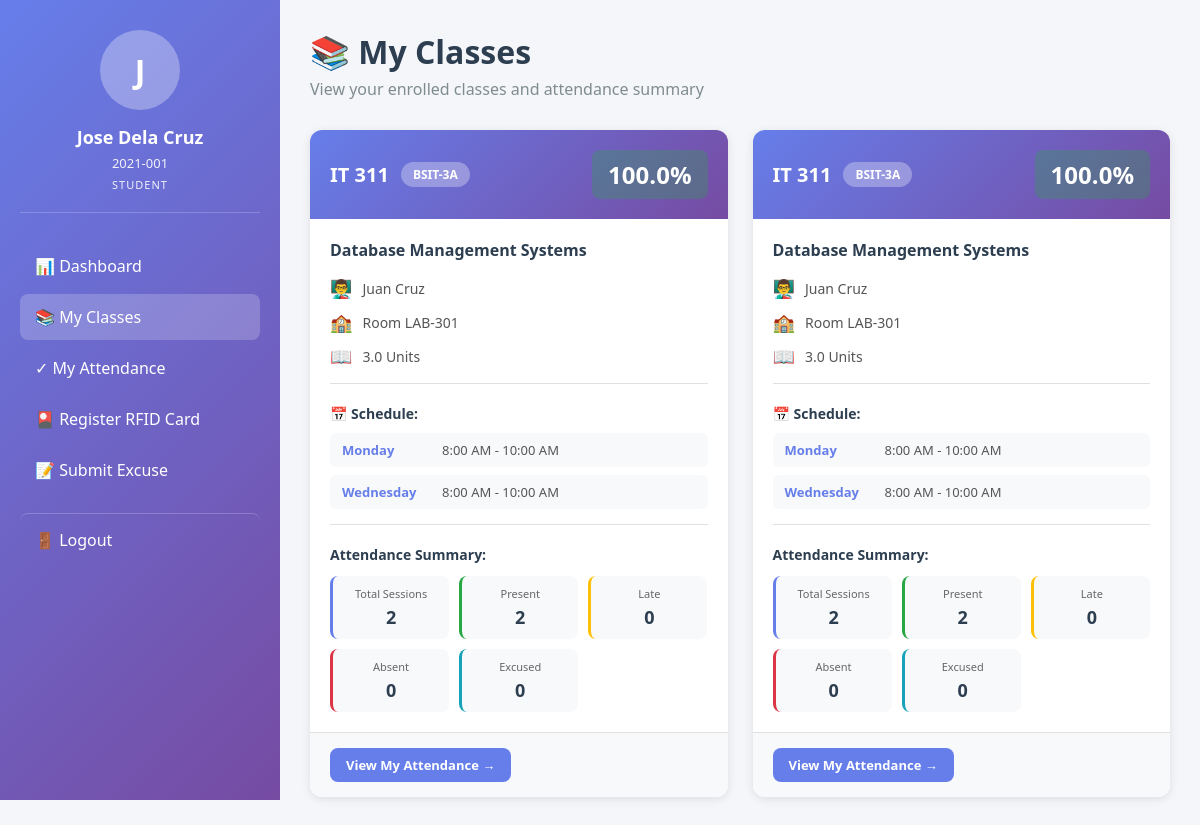
Page /student_classes.php (signed in) on the committed database.
### tables this page shows
CREATE TABLE class_enrollments (
    enrollment_id INT AUTO_INCREMENT PRIMARY KEY,
    class_id INT NOT NULL,
    student_id INT NOT NULL,
    enrollment_date DATE DEFAULT (CURRENT_DATE),
    status ENUM('enrolled', 'dropped') DEFAULT 'enrolled',
    dropped_date DATE NULL,
    FOREIGN KEY (class_id) REFERENCES classes(class_id) ON DELETE CASCADE,
    FOREIGN KEY (student_id) REFERENCES students(student_id) ON DELETE CASCADE,
    UNIQUE KEY unique_enrollment (class_id, student_id),
    INDEX idx_status (status)
);

CREATE TABLE courses (
    course_id INT AUTO_INCREMENT PRIMARY KEY,
    course_code VARCHAR(20) UNIQUE NOT NULL,
    course_name VARCHAR(100) NOT NULL,
    course_description TEXT,
    units DECIMAL(2,1) NOT NULL,
    INDEX idx_course_code (course_code)
);

CREATE TABLE classes (
    class_id INT AUTO_INCREMENT PRIMARY KEY,
    course_id INT NOT NULL,
    professor_id INT NOT NULL,
    section VARCHAR(20) NOT NULL,
    school_year VARCHAR(9) NOT NULL,
    semester ENUM('1', '2', 'Summer') NOT NULL,
    room VARCHAR(20),
    status ENUM('active', 'inactive') DEFAULT 'active',
    created_at TIMESTAMP DEFAULT CURRENT_TIMESTAMP,
    FOREIGN KEY (course_id) REFERENCES courses(course_id) ON DELETE CASCADE,
    FOREIGN KEY (professor_id) REFERENCES professors(professor_id) ON DELETE CASCADE,
    INDEX idx_school_year_semester (school_year, semester),
    INDEX idx_status (status)
);

CREATE TABLE class_schedules (
    schedule_id INT AUTO_INCREMENT PRIMARY KEY,
    class_id INT NOT NULL,
    day_of_week ENUM('Monday', 'Tuesday', 'Wednesday', 'Thursday', 'Friday', 'Saturday', 'Sunday') NOT NULL,
    start_time TIME NOT NULL,
    end_time TIME NOT NULL,
    FOREIGN KEY (class_id) REFERENCES classes(class_id) ON DELETE CASCADE,
    UNIQUE KEY unique_schedule (class_id, day_of_week, start_time),
    INDEX idx_day_time (day_of_week, start_time)
);

### Database.php (called while the page is built, shortened)
<?php
class Database {
    private $host = '127.0.0.1';
    private $db   = 'citcs_attendance';
    private $user = 'root';
    private $pass = '';
    private $charset = 'utf8mb4';
    private $pdo;
    public function __construct() {
        $dsn = "mysql:host={$this->host};dbname={$this->db};charset={$this->charset}";
        $options = [
            PDO::ATTR_ERRMODE            => PDO::ERRMODE_EXCEPTION,
            PDO::ATTR_DEFAULT_FETCH_MODE => PDO::FETCH_ASSOC,
            PDO::ATTR_EMULATE_PREPARES   => false,
        ];
        $this->pdo = new PDO($dsn, $this->user, $this->pass, $options);
    }
    public function query($sql, $params = []) {
        $stmt = $this->pdo->prepare($sql);
        $stmt->execute($params);
        return $stmt;
    }
    public function all($sql, $params = []) {
        return $this->query($sql, $params)->fetchAll();
    }
    public function single($sql, $params = []) {
        return $this->query($sql, $params)->fetch();
    }
}
?>

### Auth.php (called while the page is built, shortened)
<?php
require_once 'Database.php';
class Auth {
    public function getRoleId() {
        return $_SESSION['role_id'] ?? null;
    }
}
?>

### ClassManager.php (called while the page is built, shortened)
<?php
require_once 'Database.php';
class ClassManager {
    private $db;
    public function __construct() {
        $this->db = new Database();
    }
    public function getClassSchedules($classId) {
        $sql = "SELECT * FROM class_schedules WHERE class_id = ? ORDER BY
                FIELD(day_of_week, 'Monday', 'Tuesday', 'Wednesday', 'Thursday', 'Friday', 'Saturday', 'Sunday'),
                start_time";
        return $this->db->all($sql, [$classId]);
    }
    public function getStudentClasses($studentId) {
        $sql = "SELECT c.class_id, c.section, c.school_year, c.semester, c.room,
                co.course_code, co.course_name, co.units,
                CONCAT(u.first_name, ' ', u.last_name) as professor_name,
                ce.enrollment_date
                FROM class_enrollments ce
                JOIN classes c ON ce.class_id = c.class_id
                JOIN courses co ON c.course_id = co.course_id
                JOIN professors p ON c.professor_id = p.professor_id
                JOIN users u ON p.user_id = u.user_id
                WHERE ce.student_id = ? AND ce.status = 'enrolled' AND c.status = 'active'
                ORDER BY co.course_code";
        return $this->db->all($sql, [$studentId]);
    }
}
?>

### Attendance.php (called while the page is built, shortened)
<?php
require_once 'Database.php';
class Attendance {
    private $db;
    public function __construct() {
        $this->db = new Database();
    }
    public function getStudentClassSummary($studentId, $classId) {
        $sql = "SELECT
                COUNT(*) as total_sessions,
                SUM(CASE WHEN ar.status = 'present' THEN 1 ELSE 0 END) as present_count,
                SUM(CASE WHEN ar.status = 'late' THEN 1 ELSE 0 END) as late_count,
                SUM(CASE WHEN ar.status = 'absent' THEN 1 ELSE 0 END) as absent_count,
                SUM(CASE WHEN ar.status = 'excused' THEN 1 ELSE 0 END) as excused_count,
                ROUND((SUM(CASE WHEN ar.status IN ('present', 'late') THEN 1 ELSE 0 END) / COUNT(*)) * 100, 2) as attendance_percentage
                FROM attendance_records ar
                JOIN attendance_sessions asess ON ar.session_id = asess.session_id
                WHERE ar.student_id = ? AND asess.class_id = ? AND asess.status = 'closed'";
        return $this->db->single($sql, [$studentId, $classId]);
    }
}
?>

### student_classes.php (the view, shortened to what this page needs)
<?php
require_once 'Auth.php';
require_once 'ClassManager.php';
require_once 'Attendance.php';
$auth = new Auth();
$auth->requireRole(['student']);
$classManager = new ClassManager();
$attendance = new Attendance();
$studentId = $auth->getRoleId();
$classes = $classManager->getStudentClasses($studentId);
foreach ($classes as &$class) {
    $summary = $attendance->getStudentClassSummary($studentId, $class['class_id']);
    $class['attendance_summary'] = $summary;
    $class['schedules'] = $classManager->getClassSchedules($class['class_id']);
}
?>
<!DOCTYPE html>
<html lang="en">
<head>
</head>
<body>
    <?php include 'includes/student_sidebar.php'; ?>
    <div class="dashboard-container">
        <main class="main-content">
            <div class="page-header">
                <h1>📚 My Classes</h1>
                <p>View your enrolled classes and attendance summary</p>
            </div>
            <?php if (empty($classes)): ?>
                <div class="empty-state">
                    <div class="empty-icon">📚</div>
                    <h3>No Classes Enrolled</h3>
                    <p>You are not currently enrolled in any classes.</p>
                    <p>Please contact the secretary if you think this is an error.</p>
                </div>
            <?php else: ?>
                <div class="classes-grid">
                    <?php foreach ($classes as $class): ?>
                        <?php
                        $summary = $class['attendance_summary'] ?? null;
                        $percentage = $summary ? $summary['attendance_percentage'] : 0;
                        $percentageClass = $percentage >= 75 ? 'good' : ($percentage >= 60 ? 'warning' : 'danger');
                        ?>
                        <div class="class-card">
                            <div class="class-header">
                                <div class="class-title">
                                    <h3><?php echo htmlspecialchars($class['course_code']); ?></h3>
                                    <span class="class-section"><?php echo htmlspecialchars($class['section']); ?></span>
                                </div>
                                <div class="attendance-badge attendance-<?php echo $percentageClass; ?>">
                                    <?php echo number_format($percentage, 1); ?>%
                                </div>
                            </div>
                            <div class="class-body">
                                <h4 class="course-name"><?php echo htmlspecialchars($class['course_name']); ?></h4>
                                <div class="class-info">
                                    <div class="info-item">
                                        <span class="info-icon">👨‍🏫</span>
                                        <span><?php echo htmlspecialchars($class['professor_name']); ?></span>
                                    </div>
                                    <div class="info-item">
                                        <span class="info-icon">🏫</span>
                                        <span>Room <?php echo htmlspecialchars($class['room']); ?></span>
                                    </div>
                                    <div class="info-item">
                                        <span class="info-icon">📖</span>
                                        <span><?php echo htmlspecialchars($class['units']); ?> Units</span>
                                    </div>
                                </div>
                                <div class="schedule-section">
                                    <h5>📅 Schedule:</h5>
                                    <div class="schedule-list">
                                        <?php foreach ($class['schedules'] as $schedule): ?>
                                            <div class="schedule-item">
                                                <span class="schedule-day"><?php echo htmlspecialchars($schedule['day_of_week']); ?></span>
                                                <span class="schedule-time">
                                                    <?php echo date('g:i A', strtotime($schedule['start_time'])); ?> -
                                                    <?php echo date('g:i A', strtotime($schedule['end_time'])); ?>
                                                </span>
                                            </div>
                                        <?php endforeach; ?>
                                    </div>
                                </div>
                                <?php if ($summary): ?>
                                    <div class="attendance-summary">
                                        <h5>Attendance Summary:</h5>
                                        <div class="summary-stats">
                                            <div class="stat-item">
                                                <span class="stat-label">Total Sessions</span>
                                                <span class="stat-value"><?php echo $summary['total_sessions']; ?></span>
                                            </div>
                                            <div class="stat-item stat-present">
                                                <span class="stat-label">Present</span>
                                                <span class="stat-value"><?php echo $summary['present_count']; ?></span>
                                            </div>
                                            <div class="stat-item stat-late">
                                                <span class="stat-label">Late</span>
                                                <span class="stat-value"><?php echo $summary['late_count']; ?></span>
                                            </div>
                                            <div class="stat-item stat-absent">
                                                <span class="stat-label">Absent</span>
                                                <span class="stat-value"><?php echo $summary['absent_count']; ?></span>
                                            </div>
                                            <div class="stat-item stat-excused">
                                                <span class="stat-label">Excused</span>
                                                <span class="stat-value"><?php echo $summary['excused_count']; ?></span>
                                            </div>
                                        </div>
                                    </div>
                                <?php else: ?>
                                    <div class="no-attendance">
                                        <p>No attendance records yet</p>
                                    </div>
                                <?php endif; ?>
                            </div>
                            <div class="class-footer">
                                <a href="student_attendance.php?class_id=<?php echo $class['class_id']; ?>" class="btn btn-sm btn-primary">
                                    View My Attendance →
                                </a>
                            </div>
                        </div>
                    <?php endforeach; ?>
                </div>
            <?php endif; ?>
        </main>
    </div>
</body>
</html>

### includes/student_sidebar.php (style rules this page uses)
.main-content { margin-left: 280px; padding: 30px; min-height: 100vh; }

### student_classes.php (style rules this page uses)
* { margin: 0; padding: 0; box-sizing: border-box; }
body { font-family: 'Segoe UI', Tahoma, Geneva, Verdana, sans-serif; background: #f5f6fa; }
.dashboard-container { display: flex; }
.main-content { margin-left: 280px; padding: 30px; flex: 1; min-height: 100vh; }
.page-header { margin-bottom: 30px; }
.page-header h1 { font-size: 32px; color: #2c3e50; margin-bottom: 5px; }
.page-header p { color: #7f8c8d; }
.classes-grid { display: grid; grid-template-columns: repeat(auto-fill, minmax(400px, 1fr)); gap: 25px; }
.class-card { background: white; border-radius: 12px; box-shadow: 0 2px 10px rgba(0,0,0,0.1); overflow: hidden; transition: transform 0.2s, box-shadow 0.2s; }
.class-header { background: linear-gradient(135deg, #667eea 0%, #764ba2 100%); padding: 20px; display: flex; justify-content: space-between; align-items: center; }
.class-title { display: flex; align-items: center; gap: 12px; }
.class-title h3 { color: white; font-size: 20px; margin: 0; }
.class-section { background: rgba(255,255,255,0.3); color: white; padding: 4px 12px; border-radius: 20px; font-size: 12px; font-weight: 600; }
.attendance-badge { font-size: 24px; font-weight: bold; color: white; padding: 8px 16px; border-radius: 8px; background: rgba(255,255,255,0.2); }
.attendance-good { background: rgba(40, 167, 69, 0.3) !important; }
.class-body { padding: 20px; }
.course-name { color: #2c3e50; font-size: 16px; margin-bottom: 15px; font-weight: 600; }
.class-info { display: flex; flex-direction: column; gap: 10px; margin-bottom: 20px; padding-bottom: 15px; border-bottom: 1px solid #e0e0e0; }
.info-item { display: flex; align-items: center; gap: 10px; color: #555; font-size: 14px; }
.info-icon { font-size: 18px; }
.schedule-section { margin-bottom: 20px; padding-bottom: 15px; border-bottom: 1px solid #e0e0e0; }
.schedule-section h5 { color: #2c3e50; font-size: 14px; margin-bottom: 10px; }
.schedule-list { display: flex; flex-direction: column; gap: 8px; }
.schedule-item { display: flex; align-items: center; gap: 10px; background: #f8f9fa; padding: 8px 12px; border-radius: 6px; }
.schedule-day { font-weight: 600; color: #667eea; min-width: 90px; font-size: 13px; }
.schedule-time { color: #555; font-size: 13px; }
.attendance-summary h5 { color: #2c3e50; font-size: 14px; margin-bottom: 12px; }
.summary-stats { display: grid; grid-template-columns: repeat(3, 1fr); gap: 10px; }
.stat-item { background: #f8f9fa; padding: 10px; border-radius: 8px; text-align: center; border-left: 3px solid #667eea; }
.stat-item.stat-present { border-left-color: #28a745; }
.stat-item.stat-late { border-left-color: #ffc107; }
.stat-item.stat-absent { border-left-color: #dc3545; }
.stat-item.stat-excused { border-left-color: #17a2b8; }
.stat-label { display: block; font-size: 11px; color: #666; margin-bottom: 4px; }
.stat-value { display: block; font-size: 18px; font-weight: bold; color: #2c3e50; }
.class-footer { padding: 15px 20px; background: #f8f9fa; border-top: 1px solid #e0e0e0; }
.btn { display: inline-block; padding: 10px 20px; border: none; border-radius: 8px; cursor: pointer; text-decoration: none; font-size: 14px; font-weight: 600; text-align: center; transition: transform 0.2s, box-shadow 0.2s; }
.btn-sm { padding: 8px 16px; font-size: 13px; }
.btn-primary { background: #667eea; color: white; }

### rows in the picture
class_enrollments: courses.course_code "IT 311", class.section "BSIT-3A", percentage "100.0", courses.course_name "Database Management Systems", professor_name "Juan Cruz", class.room "LAB-301", courses.units "3.0", total_sessions "2", present_count "2", late_count "0", absent_count "0", excused_count "0"
class_schedules: day_of_week "Monday", start_time "8:00 AM", end_time "10:00 AM"
class_schedules: day_of_week "Wednesday", start_time "8:00 AM", end_time "10:00 AM"

### other values in the picture
substr($_SESSION['full_name'], 0, 1) "J"
$_SESSION['full_name'] "Jose Dela Cruz"
$_SESSION['identifier'] "2021-001"
